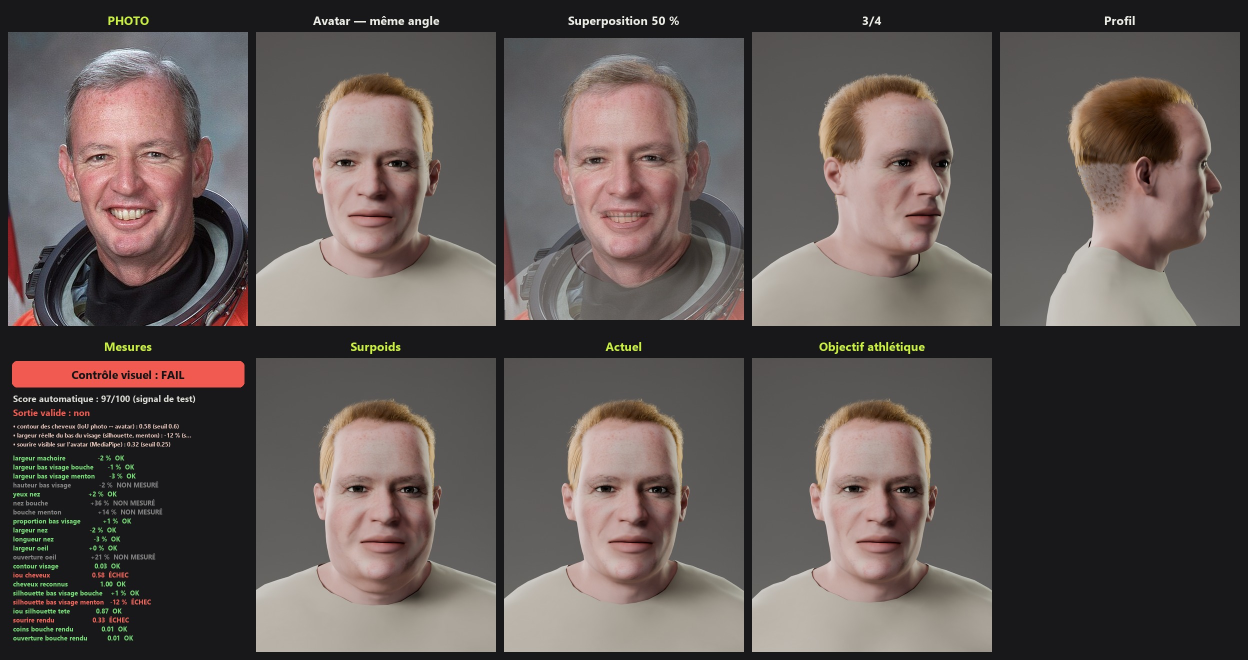
#> input picture hero3d/usine-photo/2026-10-25-v2/Brian_Duffy/ressemblance.jpg, 2496 x 1320 px (shown at 1/2 size); its folder holds only this picture in this run
$ python -i persons.py   (imports and definitions only)
#> lines starting #> are read from the running program, lines starting #| are printed output that depends on the picture
"""
FITAIA — personnes de l'usine : une fiche (sexe, carrure, carnation, coiffure, barbe, accessoires) → configuration de l'avatar.

  cfg = persons.config_for(person, src)       # copie de build_premium_avatar.CONFIG, le héros n'est jamais modifié
  build_premium_avatar.build(src, out, cfg=cfg)

Identité procédurale : les traits du visage sont tirés dans des plages plausibles avec une GRAINE FIXE par personne
(cibles MakeHuman CC0) → le même membre a toujours le même visage, et aucun visage réel n'est utilisé.
"""
import copy
import json
import os
import sys

import numpy as np

HERE = os.path.dirname(os.path.abspath(__file__))
sys.path.insert(0, HERE)
import build_premium_avatar as B  # noqa: E402

# carnations de l'app (src/data/character.ts) : couleur d'affichage → albédo de texture visé.
# Étalonné sur le héros : sa texture (≈ 0,82 / 0,60 / 0,44) rend la carnation « Dorée » (s3).
SKIN_HEX = {'s1': 'F6E3D4', 's2': 'EFCDB1', 's3': 'E2B48C', 's4': 'C6956A', 's5': 'A6714B', 's6': '7F5236', 's7': '5A3A26', 's8': '3B2619'}
ALBEDO_K = np.array([0.925, 0.85, 0.80])
# texture MakeHuman de départ et mélange d'origines (macros) par carnation
SKIN_BASE = {
    'male': {'s1': 'young_caucasian_male', 's2': 'young_caucasian_male', 's3': 'young_caucasian_male2', 's4': 'young_caucasian_male2',
             's5': 'young_caucasian_male2', 's6': 'young_african_male', 's7': 'young_african_male', 's8': 'young_african_male'},
    'female': {'s1': 'young_caucasian_female', 's2': 'young_caucasian_female', 's3': 'young_caucasian_female2', 's4': 'young_caucasian_female2',
               's5': 'young_caucasian_female2', 's6': 'young_african_female', 's7': 'young_african_female', 's8': 'young_african_female'},
}
SKIN_FILE = {'young_caucasian_male': 'young_lightskinned_male_diffuse.png', 'young_caucasian_male2': 'young_lightskinned_male_diffuse2.png',
             'young_african_male': 'young_darkskinned_male_diffuse.png', 'young_caucasian_female': 'young_lightskinned_female_diffuse.png',
             'young_caucasian_female2': 'young_lightskinned_female_diffuse2.png', 'young_african_female': 'young_darkskinned_female_diffuse.png'}
RACE = {'s1': {'caucasian': 0.9, 'asian': 0.05, 'african': 0.05}, 's2': {'caucasian': 0.85, 'asian': 0.1, 'african': 0.05},
        's3': {'caucasian': 0.6, 'asian': 0.25, 'african': 0.15}, 's4': {'caucasian': 0.65, 'asian': 0.15, 'african': 0.2},
        's5': {'caucasian': 0.45, 'asian': 0.1, 'african': 0.45}, 's6': {'caucasian': 0.3, 'asian': 0.05, 'african': 0.65},
        's7': {'caucasian': 0.15, 'asian': 0.05, 'african': 0.8}, 's8': {'caucasian': 0.05, 'asian': 0.0, 'african': 0.95}}
# cheveux : couleur (linéaire, pour les cartes) et paramètres « mélanine » du rendu en mèches (Principled Hair BSDF)
HAIR = {'noir': {'rgb': [0.035, 0.03, 0.03], 'melanin': 0.99, 'redness': 0.2},
        'brun': {'rgb': [0.08, 0.05, 0.035], 'melanin': 0.86, 'redness': 0.45},
        'chatain': {'rgb': [0.16, 0.10, 0.06], 'melanin': 0.68, 'redness': 0.55},
        'blond': {'rgb': [0.52, 0.40, 0.22], 'melanin': 0.2, 'redness': 0.3},
        'roux': {'rgb': [0.35, 0.12, 0.05], 'melanin': 0.55, 'redness': 0.95},
        'gris': {'rgb': [0.45, 0.45, 0.45], 'melanin': 0.12, 'redness': 0.1},
        'blanc': {'rgb': [0.8, 0.8, 0.78], 'melanin': 0.03, 'redness': 0.05}}
IRIS = {'brun': [0.30, 0.19, 0.10], 'noir': [0.12, 0.08, 0.06], 'noisette': [0.40, 0.29, 0.14], 'vert': [0.30, 0.36, 0.20],
        'bleu': [0.30, 0.42, 0.55], 'gris': [0.42, 0.45, 0.47]}
HAIR_CARDS = {'milong': 'bob02', 'long': 'long01', 'queue': 'ponytail01', 'boucle': 'afro01', 'afro': 'afro01', 'tresses': 'braid01',
              'court': 'short02', 'degrade': 'short02', 'rase': None, 'chignon': 'ponytail01'}


def hexrgb(h):
    return np.array([int(h[i:i + 2], 16) for i in (0, 2, 4)]) / 255.0


# [14 lines left out: function skin_tint, not called in this run]


# plages des traits du visage (paires decr/incr → valeur signée), communes puis par sexe
FACE_RANGES = {
    'head/head-scale-horiz': 0.18, 'head/head-scale-vert': 0.15, 'head/head-oval': 0.25, 'head/head-round': 0.2,
    'forehead/forehead-scale-vert': 0.3, 'forehead/forehead-trans': 0.2,
    'chin/chin-width': 0.3, 'chin/chin-height': 0.25, 'chin/chin-prominent': 0.3, 'chin/chin-jaw-drop': 0.2,
    'cheek/l-cheek-bones': 0.3, 'cheek/l-cheek-inner': 0.25,
    'nose/nose-scale-horiz': 0.25, 'nose/nose-scale-vert': 0.25, 'nose/nose-scale-depth': 0.2, 'nose/nose-point-width': 0.3,
    'nose/nose-width1': 0.25, 'nose/nose-nostrils-width': 0.25, 'nose/nose-hump': 0.3, 'nose/nose-point': 0.25, 'nose/nose-base': 0.2,
    'mouth/mouth-scale-horiz': 0.2, 'mouth/mouth-upperlip-volume': 0.3, 'mouth/mouth-lowerlip-volume': 0.3, 'mouth/mouth-cupidsbow': 0.3,
    'eyes/l-eye-scale': 0.15, 'eyes/l-eye-height2': 0.2, 'eyes/l-eye-corner1': 0.25, 'eyes/l-eye-corner2': 0.25,
    'eyebrows/eyebrows-angle': 0.3, 'eyebrows/eyebrows-trans': 0.25,
    'ears/l-ear-scale': 0.2, 'ears/l-ear-flap': 0.25,
}
GENDER_BIAS = {
    'female': {'mouth/mouth-upperlip-volume': 0.25, 'mouth/mouth-lowerlip-volume': 0.3, 'nose/nose-scale-horiz': -0.2, 'nose/nose-point-width': -0.25,
               'chin/chin-prominent': -0.1, 'eyes/l-eye-scale': 0.04, 'eyebrows/eyebrows-trans': -0.05, 'cheek/l-cheek-bones': 0.15,
               'ears/l-ear-scale': -0.2, 'nose/nose-hump': -0.2},
    'male': {'chin/chin-width': 0.15, 'chin/chin-prominent': 0.15, 'eyebrows/eyebrows-trans': -0.15, 'cheek/l-cheek-bones': 0.1},
}
SUFFIXES = [('-decr', '-incr'), ('-down', '-up'), ('-in', '-out'), ('-backward', '-forward')]


def _pair_files(src, name):
    d, base = os.path.split(name)
    files = set(os.listdir(os.path.join(src, 'mh/targets', d)))
    for neg, pos in SUFFIXES:
        fn, fp = f'{base}{neg}.target.gz', f'{base}{pos}.target.gz'
        if fn in files and fp in files:
            return f'{d}/{fn}', f'{d}/{fp}'
    if f'{base}.target.gz' in files:
        return None, f'{d}/{base}.target.gz'
    return None


def face_targets(src, gender, seed):
    rng = np.random.default_rng(seed)
    out = []
    for name, r in FACE_RANGES.items():
        v = float(np.clip(rng.normal(0, r / 1.8) + GENDER_BIAS[gender].get(name, 0.0), -r - 0.3, r + 0.3))
        names = [name]
        if '/l-' in name:                       # symétrique (+ légère asymétrie naturelle)
            names.append(name.replace('/l-', '/r-'))
        for k, nm in enumerate(names):
            pf = _pair_files(src, nm)
            if not pf:
                continue
            vv = v * (1.0 if k == 0 else 1.0 + rng.normal(0, 0.08))
            neg, pos = pf
            if vv >= 0:
                out.append((pos, round(vv, 3)))
            elif neg:
                out.append((neg, round(-vv, 3)))
    # asymétrie très légère (un visage parfaitement symétrique paraît artificiel)
    for a in ('asym/asym-eye-1-l', 'asym/asym-mouth-1-r', 'asym/asym-brown-1-l'):
        if os.path.exists(os.path.join(src, 'mh/targets', a + '.target.gz')):
            out.append((a + '.target.gz', round(float(rng.uniform(0.05, 0.25)), 3)))
    return out


# [35 lines left out: functions body_targets, expression_targets, morph_spec, not called in this run]


SELFIE_SHEET = {'appearance': 'fem', 'body': 'athle', 'skin': 's3', 'hairStyle': 'long', 'hairColor': 'brun', 'face': 'ovale',
                'eyes': 'brun', 'beard': 'aucune', 'extras': []}


def selfie_config(src, sex='f', sheet=None):
    """Configuration de la base d'une PERSONNE (selfie → avatar) : base femme (sex='f') ou homme, carnation / coupe /
    carrure de sa fiche du créateur. Le visage ne vient PAS de cette config : il est ajusté depuis la photo
    (photo_id.make_identity avec cfg=cette config) puis appliqué par build_premium_avatar.build (cfg['identity']).
    Un seul endroit pour la base selfie : serveur (photo_avatar_job.py), usine (factory_photo.py), construction GLB."""
    sh = dict(SELFIE_SHEET, appearance='fem' if sex == 'f' else 'masc')
    given = None
    if sheet:
        given = json.loads(sheet) if isinstance(sheet, str) else dict(sheet)
        sh.update({k: given[k] for k in ('body', 'skin', 'hairStyle', 'hairColor', 'eyes', 'beard', 'extras') if k in given})
    if sh['body'] not in ('mince', 'athle', 'rond', 'costaud'):
        sh['body'] = 'athle'
    if sh['skin'] not in RACE:
        sh['skin'] = 's3'
    if sh['hairStyle'] not in HAIR_CARDS:
        sh['hairStyle'] = 'long' if sex == 'f' else 'court'
    if sh['hairColor'] not in HAIR:
        sh['hairColor'] = 'brun'
    cfg = config_for({'key': 'selfie', 'seed': 7, 'sheet': sh,
                      'outfit': {'top': [0.205, 0.215, 0.235], 'bottom': [0.075, 0.078, 0.085]}}, src)
    cfg['id'] = 'selfie-' + sex
    # une identité photo reste NEUTRE : ni visage aléatoire, ni expression de portrait dans la base (sinon le visage ajusté
    # sourit et l'ajustement part d'une base déformée : 21 mm d'erreur au lieu de 6 sur les premiers essais) ; les cibles
    # de visage sont de toute façon ignorées par build() avec une identité, il ne reste que la carrure de la fiche
    from photo_id import FACE_DIRS
    cfg['base']['shape'] = [(rel, k) for rel, k in cfg['base']['shape'] if not rel.startswith(FACE_DIRS + ('expression/',))]
    cfg['base'].pop('sculpt', None)
    cfg['groom'] = None
    if sheet and isinstance(given, dict) and given.get('beard') in ('trois', 'courte', 'pleine', 'moustache') and sex == 'm':
        # barbe déclarée dans la fiche : peinte sur la peau par-dessus la texture cuite de la photo (sinon il ne reste
        # qu'une ombre diffuse projetée depuis le selfie)
        cfg['beard_declared'] = True
    if sheet and (given.get('hairStyle') if isinstance(given, dict) else None):
        # coupe choisie dans le créateur : cartes MakeHuman de cette coupe, à la couleur des cheveux de la photo…
        cfg['hair']['keep_with_identity'] = True
        if given.get('hairColor') in HAIR:
            # …sauf si la couleur est déclarée dans la fiche : la donnée déclarée l'emporte sur la mesure (une photo
            # surexposée donne un brun clair pour des cheveux noirs)
            cfg['hair']['keep_color'] = True
            cfg['hair_declared'] = dict(HAIR[given['hairColor']])      # rgb linéaire + mélanine, pour les rendus
    else:
        # sinon la coiffure vient de la photo comme pour la base homme (volume mesuré → coquilles, ou mèches avec --strands)
        cfg['hair'] = copy.deepcopy(B.CONFIG['hair'])
    return cfg


def config_for(person, src):
    sheet = person['sheet']
    gender = 'female' if sheet['appearance'] == 'fem' else 'male'
    seed = int(person['seed'])
    cfg = copy.deepcopy(B.CONFIG)
    cfg['id'] = 'community-' + person['key']
    cfg['label'] = person.get('name', person['key'])
    cfg['base']['gender'] = gender
    cfg['base']['race'] = RACE[sheet['skin']]
    cfg['base']['proportions'] = 0.8
    cfg['base']['sculpt'] = {'brow': 0.02, 'jaw': 0.015} if gender == 'male' else {'brow': 0.0, 'jaw': 0.0}
    cfg['base']['shape'] = face_targets(src, gender, seed) + body_targets(gender, sheet['body']) + expression_targets(sheet, person.get('expression'))
    cfg['morphs'] = morph_spec(gender)
    # pose : celle du héros (contrapposto, mains détendues) + petit mouvement de tête propre à chaque personne
    pose = cfg['skeleton']['pose']
    if person.get('pose', {}).get('head'):
        pose['bones']['head'] = person['pose']['head']
    # bras plus près du corps, coudes un peu fléchis, mains détendues (doigts repliés) : posture naturelle de portrait
    pose['upperarm_out_deg'] = 9.0 if gender == 'male' else 7.5
    pose['forearm_out_deg'] = 6.0
    pose['forearm_fwd_deg'] = 30.0
    pose['finger_curl'] = {'index': [14, 24, 14], 'middle': [17, 27, 15], 'ring': [20, 30, 16], 'pinky': [23, 32, 18], 'thumb': [4, 14, 12]}
    if gender == 'female':
        pose['bones']['pelvis'] = [0, -5.0, -6.0]
    # visage
    hc = HAIR[sheet['hairColor']]
    brow_col = list(np.clip(np.array(hc['rgb']) * (0.8 if sheet['hairColor'] in ('blond', 'gris', 'blanc') else 1.0) + (0.05 if sheet['hairColor'] == 'blond' else 0), 0, 1))
    cfg['face'] = {
        'eyes': ('system_assets/eyes/high-poly/high-poly.mhclo', 'system_assets/eyes/materials/brown.mhmat'),
        'iris': IRIS.get(sheet.get('eyes', 'brun'), IRIS['brun']),
        'eyebrows': 'system_assets/eyebrows/%s/%s.mhclo' % ((('eyebrow011',) * 2) if gender == 'female' else (('eyebrow010',) * 2)),
        'eyebrow_color': [round(float(x), 3) for x in brow_col],
        'eyelashes': 'system_assets/eyelashes/%s/%s.mhclo' % ((('eyelashes03',) * 2) if gender == 'female' else (('eyelashes02',) * 2)),
    }
    # peau
    skin_name, tint = skin_tint(src, gender, sheet['skin'])
    beard = sheet.get('beard', 'aucune')
    fa = {'hair': 0.0, 'scalp': 0.0, 'beard': 0.0, 'brow': 0.25 if gender == 'male' else 0.18, 'seed': seed % 97,
          'beard_color': tuple(np.clip(np.array(hc['rgb']) * 0.9, 0.02, 0.6))}
    if gender == 'female':
        fa.update({'lips': 0.38, 'lips_color': (0.62, 0.33, 0.33), 'red': 0.16, 'lash': 0.6, 'under': 0.05})
    else:
        fa.update({'beard': {'aucune': 0.12, 'trois': 0.42, 'courte': 0.7, 'pleine': 0.85, 'moustache': 0.3}[beard], 'lips': 0.3})
    cfg['skin'] = {'mhmat': f'system_assets/skins/{skin_name}/{skin_name}.mhmat', 'size': 2048, 'roughness': 0.6, 'face_art': fa, 'tint': tint}
    # cheveux temps réel (GLB) : cartes MakeHuman de la même coupe ; le rendu hors ligne utilise les mèches (groom)
    card = HAIR_CARDS.get(sheet['hairStyle'])
    cfg['hair'] = {'mhclo': f'system_assets/hair/{card}/{card}.mhclo', 'size': 1024,
                   'recolor': {'color': [float(x) * 2.2 for x in hc['rgb']], 'lo': 0.35, 'hi': 1.9}} if card else {}
    # tenue : t-shirt ajusté + legging (femmes) / jogging (hommes), baskets blanches
    suit = 'female_casualsuit01' if gender == 'female' else 'male_casualsuit06'
    cfg['clothes'] = [
        {'mhclo': f'system_assets/clothes/{suit}/{suit}.mhclo', 'size': 1024, 'recolor': 'fitaia_suit', 'suit': suit,
         'top': person['outfit']['top'], 'bottom': person['outfit']['bottom'], 'trim': person['outfit'].get('trim'), 'roughness': 0.9,
         **({'smooth_crotch': {'radius': 1.3, 'iters': 20, 'k': 0.55}} if gender == 'male' else {})},
        {'mhclo': 'system_assets/clothes/shoes05/shoes05.mhclo', 'size': 1024, 'recolor': 'fitaia_sneaker', 'roughness': 0.6,
         'cut_above': -7.15},
    ]
    cfg['generated_clothes'] = None
    # accessoires
    acc = []
    if 'lunettes' in sheet.get('extras', []):
        acc.append({'kind': 'glasses'})
    if 'boucles' in sheet.get('extras', []):
        acc.append({'kind': 'earrings'})
    if 'montre' in sheet.get('extras', []):
        acc.append({'kind': 'watch', 'side': 'l'})
    cfg['accessories'] = acc
    # coiffure en mèches + barbe
    h = dict(person.get('hair', {}))
    groom = {'seed': seed, 'hair': h, 'scalp_color': tuple(np.clip(np.array(hc['rgb']) * 1.4, 0.02, 0.7)),
             'render': {'melanin': hc['melanin'], 'redness': hc['redness']}}
    groom['hair']['scalp_paint'] = h.get('scalp_paint', {'crop': 0.8, 'cards': 0.55}.get(h.get('style'), 0.85))
    if h.get('style') == 'cards':
        # mèches tirées des cartes MakeHuman de la MÊME coupe que le GLB temps réel
        groom['hair']['mhclo_path'] = os.path.join(src, h.get('mhclo') or cfg['hair']['mhclo'])
    if beard in ('courte', 'pleine'):
        groom['beard'] = {'kind': 'short' if beard == 'courte' else 'full', **person.get('beard', {})}
    cfg['groom'] = groom
    cfg['groom_save'] = True
    cfg['portrait'] = True
    return cfg


# [24 lines left out: function hero_config, not called in this run]


def load(path=None):
    path = path or os.path.join(HERE, 'persons', 'community-demo.json')
    return json.load(open(path, encoding='utf-8'))['persons']

>>> import cv2
>>> picture = cv2.imread('../../usine-photo/2026-10-25-v2/Brian_Duffy/ressemblance.jpg', cv2.IMREAD_GRAYSCALE)
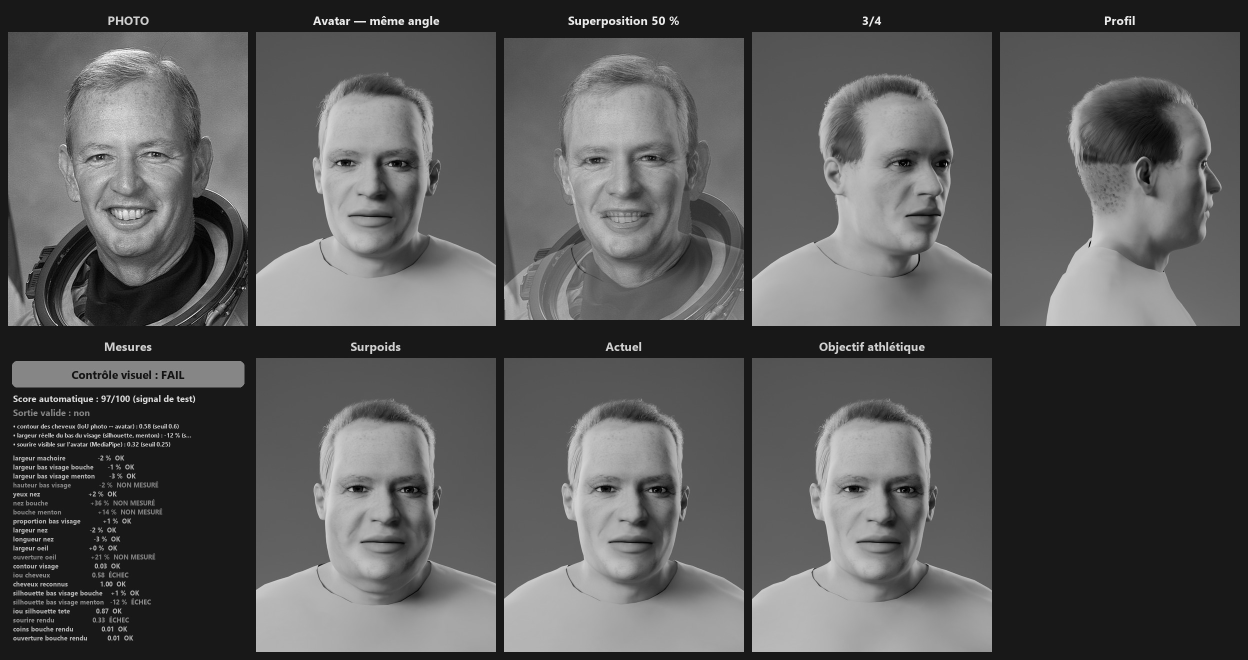
#> picture: shape (1320, 2496) (shown at 1/2 size); min 0, max 255, mean 88.2
>>> result = selfie_config(picture)
#> in config_for, `sheet = person['sheet']`: sheet = 9 items
#> in config_for, `gender = 'female' if sheet['appearance'] == 'fem' else 'male'`: gender = 'female'
#> in config_for, `seed = int(person['seed'])`: seed = 7
#> in face_targets, `v = float(np.clip(rng.normal(0, r / 1.8) + GENDER_BIAS[gender].get(nam..`: v = 0.000123
#> (the run stopped early here; a loop or call above may not have finished)

$ run again, on hero3d/usine-photo/2026-10-25-v2/Brian_Duffy/superposition.png
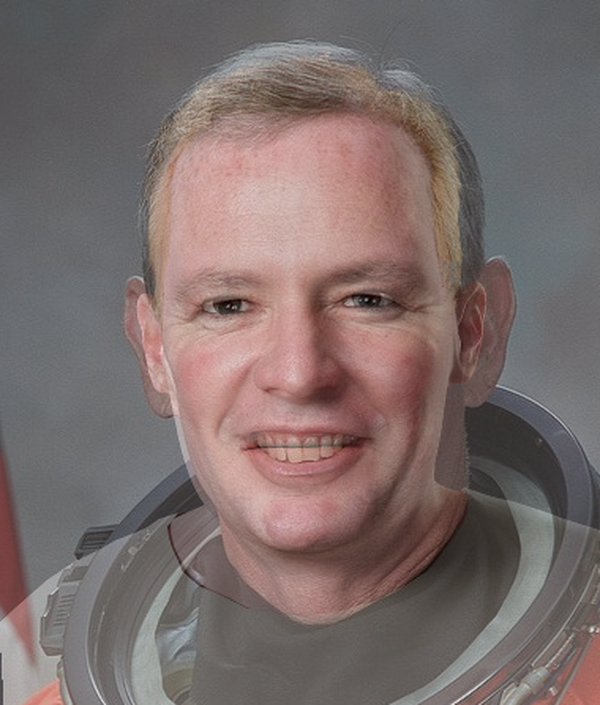
#> input picture hero3d/usine-photo/2026-10-25-v2/Brian_Duffy/superposition.png, 600 x 705 px
#> `picture = cv2.imread('../../usine-photo/2026-10-25-v2/Brian_Duffy/ress..`:
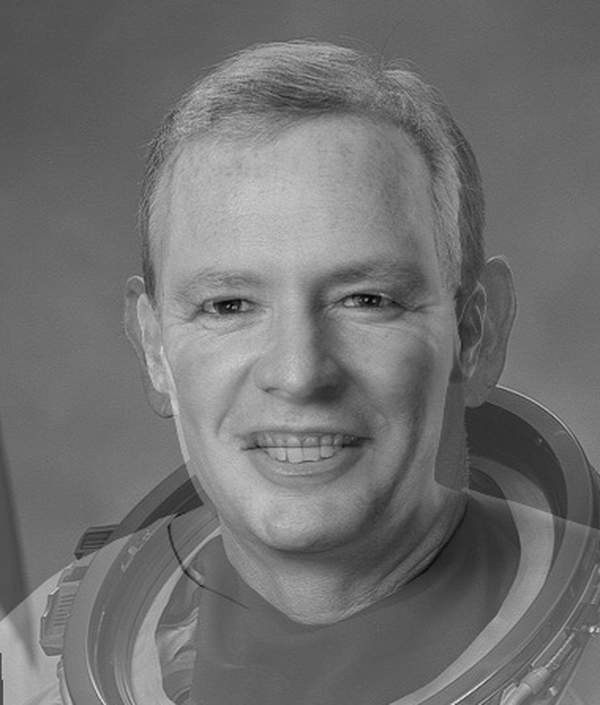
#> picture: shape (705, 600); min 1, max 229, mean 112.8
#> sheet = 9 items
#> gender = 'female'
#> seed = 7
#> v = 0.000123
